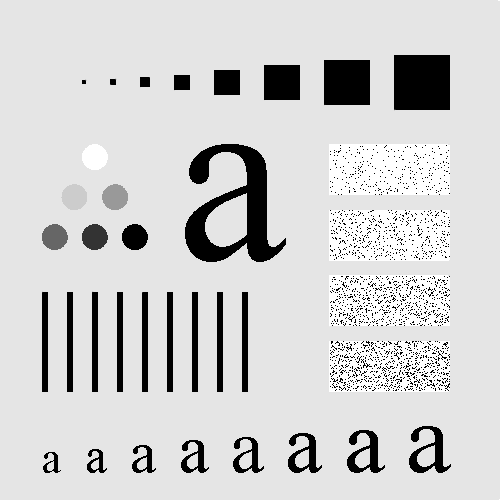
#> input picture iMAGE_PROCESSING_CLASSWORK_PRACTISE/noise.tif, 500 x 500 px
$ python mean_filtering.py
#> lines starting #> are read from the running program, lines starting #| are printed output that depends on the picture; after the words box and inside, x2 and y2 are one past the last pixel; in counts of white or black regions, pixels touching at a corner belong together
#> further down, im is the input picture: shape (500, 500, 3); min 0, max 255, mean 207.4
import cv2
import numpy as np
def my_mean(image_gray, size_wind):
#> called with size_wind = 3
    rows_filt, cols_filt = size_wind, size_wind
    row, col = np.shape(image_gray)
#> row = 500; col = 500
    filt_smooth = np.ones((rows_filt, cols_filt)) / (rows_filt*cols_filt)
    # rows_filt, cols_filt = np.shape(filt_smooth)
    pad_rows, pad_cols = np.floor(rows_filt / 2), np.floor(cols_filt / 2)
    image_output = np.zeros((row, col))
    image_padded = np.pad(image_gray, (int(pad_rows), int(pad_cols)), 'symmetric')
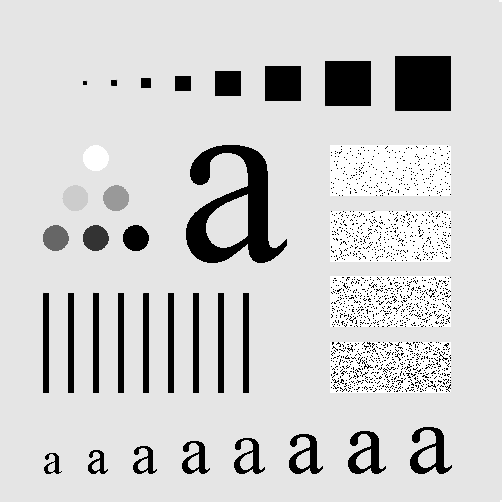
#> image_padded: shape (502, 502); min 0, max 255, mean 207.5
    for i in range(row):
        for j in range(col):
            patch_curr = image_padded[i:i + rows_filt, j:j + cols_filt]
            array_mult = patch_curr * filt_smooth
            image_output[i, j] = np.sum(array_mult)
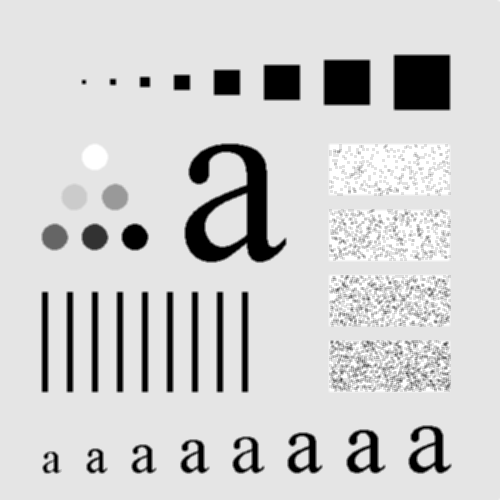
#> image_output: shape (500, 500) float64; min 0, max 255, mean 207.4

    cv2.imshow("f",image_output)
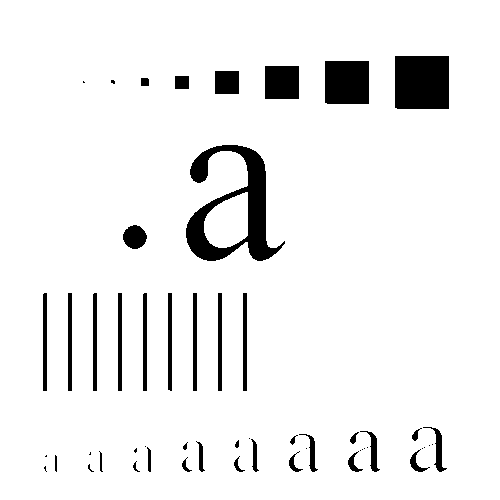
#> window 'f': shape (500, 500); 93.3% white; 54 black regions (18 under 20 px), largest, box (x1, y1, x2, y2) and area: (186, 145, 285, 261) 4234, (395, 56, 449, 109) 2860, (325, 61, 369, 104) 1890
    print("F")
    cv2.waitKey(-1)

im = cv2.imread('noise.tif')
img=cv2.cvtColor(im,cv2.COLOR_BGR2GRAY)
my_mean(img,3)
